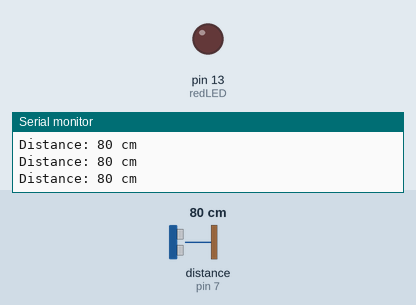
Recording of a sketch running on a simulated Arduino Uno, built with avr-gcc and run on an emulated ATmega328P. Shown: output pins drawn as LEDs (lit = HIGH), the last lines printed to the serial monitor. Wiring (inferred from the names in the program): ultrasonic range finder: trigger pin 7; echo pin 7. Inputs (shaded band) come from the test bench; at power-on: distance to the obstacle (sensor on pin 7) 80 cm. The echo pulse lasts 58.3 µs per cm.

Above: at 1.3 s.
1.4 s: distance to the obstacle (sensor on pin 7) set to 12 cm
2.9 s: distance to the obstacle (sensor on pin 7) set to 9 cm
At 4.2 s:
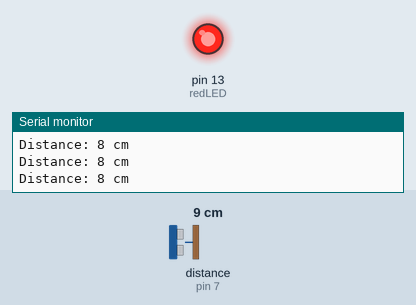
4.5 s: distance to the obstacle (sensor on pin 7) set to 18 cm
At 5.7 s:
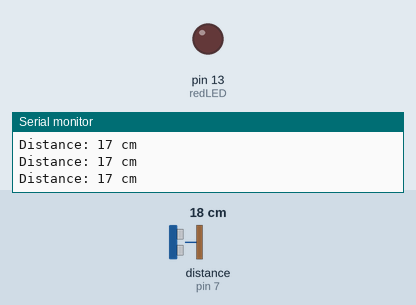
6.0 s: distance to the obstacle (sensor on pin 7) set to 2 cm
At 7.0 s:
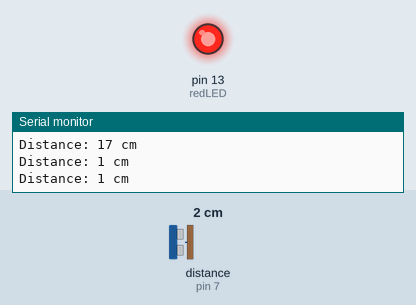
Timing chart, 0 to 8.5 s (numbered marks = the images above; inputs shaded):
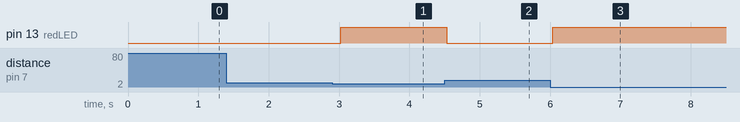

The sketch:

Task1.ino
```cpp
const int pingPin = 7;
const int redLED = 13;

void setup() {
    pinMode(redLED, OUTPUT);
    Serial.begin(9600);
}

void loop() {
    pinMode(pingPin, OUTPUT);
    digitalWrite(pingPin, LOW);
    delayMicroseconds(2);
    digitalWrite(pingPin, HIGH);
    delayMicroseconds(10);
    digitalWrite(pingPin, LOW);

    pinMode(pingPin, INPUT);
    long duration = pulseIn(pingPin, HIGH, 50000);

    if (duration == 0) {
        Serial.println("No echo received! Check sensor.");
        digitalWrite(redLED, LOW);
        delay(500);
        return;
    }

    int distance = duration / 29 / 2;

    Serial.print("Distance: ");
    Serial.print(distance);
    Serial.println(" cm");

    if (distance < 10) {
        digitalWrite(redLED, HIGH);
    } else {
        digitalWrite(redLED, LOW);
    }

    delay(500);
}
```

Measured:
- the behaviour switches between 11 and 10 cm on distance to the obstacle (sensor on pin 7) (found by bisection; images 0 and 1)
- after the input at 2.9 s, pin 13 (redLED): LOW → HIGH after 0.12 s
- after the input at 4.5 s, pin 13 (redLED): HIGH → LOW at once
- after the input at 6.0 s, pin 13 (redLED): LOW → HIGH at once
